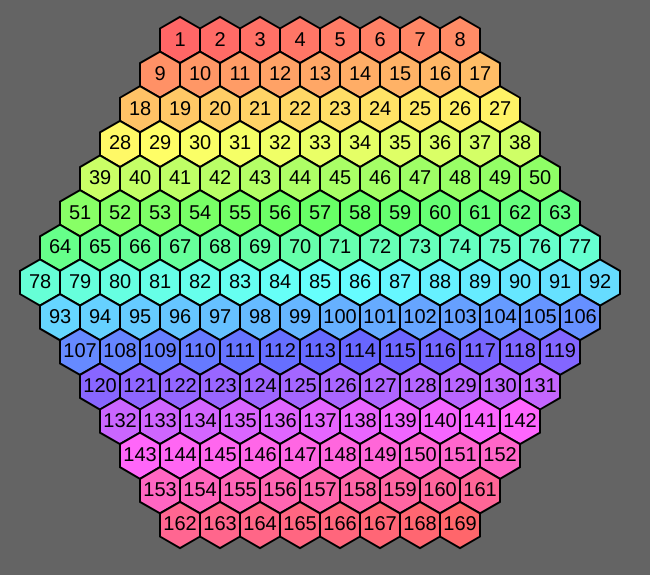
Frame 1 (no input)
Frame 60 (no input): identical to frame 1, image omitted
Frame 120 (the mouse pressed at the canvas centre since frame 60): identical to frame 1, image omitted

The p5.js sketch that drew this single still picture (run headless with seeded random() and noise() and a simulated clock; from frame 60 on, the mouse is pressed at the canvas centre):

// p5.js sketch
// ── sketch.js
function setup() {
  createCanvas(650, 575);
  angleMode(RADIANS);
}

function draw() {
  idx = 0;
  background(100);
  strokeWeight(2);
  textFont("Arial", 20);
  textAlign(CENTER, CENTER);
  for (yy = 0; yy < 15; yy++) {
  yw = 15 - abs(yy - 7);
  for (xx = 0; xx < yw; xx++) {
  hexagon(340 + 40 * (xx - yw/2), 40 + 20 * sqrt(3) * yy, 80/sqrt(3));
  }}
}

function hexagon(x, y, d) {
  idx++;
  colorMode(HSL);
  fill((idx - 1) * 360/169, 100, 70);
  colorMode(RGB);
  stroke(0);
  beginShape();
  for (i = 0; i < 6; i++) {
  vertex(x + d/2 * sin(i/6 * TAU), y + d/2 * cos(i/6 * TAU));
  }
  endShape(CLOSE);
  fill(0);
  noStroke();
  text(idx, x, y);
}
